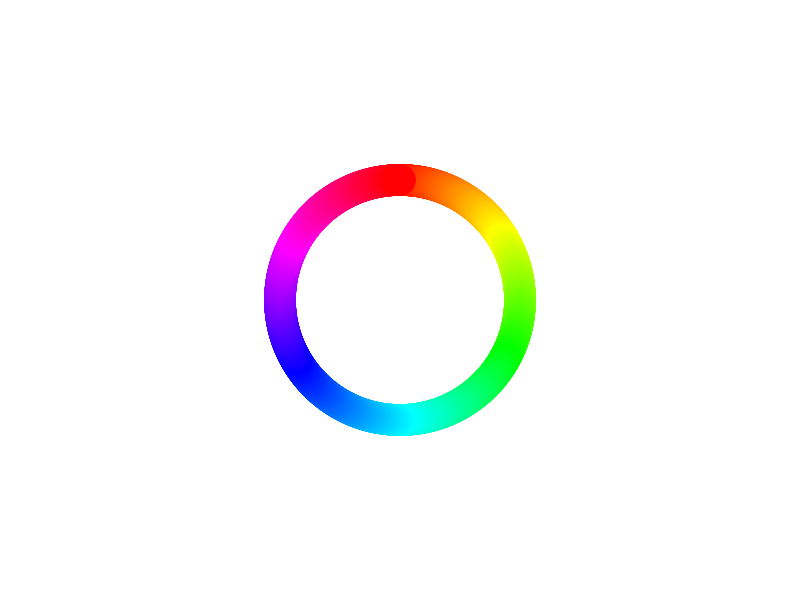

Source code (R):
## ---- chunk 1

# Load required libraries
library(ggplot2)

# Create a data frame of angles and radii
angles <- seq(0, 360, by = 0.1)
radii <- seq(0.1, 1, by = 0.1)  # Vary the starting point to avoid a point at the center
df <- expand.grid(angle = angles, radius = radii)

# Create ggplot of colored points in polar coordinates
p <- ggplot(df, aes(x = angle, y = radius, color = angle, alpha = radius)) +
  geom_point(size = 8) +
  scale_color_gradientn(colors = rainbow(360)) +
  scale_alpha_continuous(range = c(1, 0.1)) +
  coord_polar(theta = "x") +
  theme_void() +
  theme(axis.text = element_blank(),
        axis.title = element_blank(),
        axis.ticks = element_blank(),
        legend.position = "none")
  

#### Alternative

# Create a data frame of angles from 0 to 360
angles <- seq(0, 360, by = 0.2)
df <- data.frame(angle = angles)

# Create ggplot of colored points in polar coordinates
p <- ggplot(df, aes(x = angle, y = 1, color = angle)) +
  geom_point(size = 10) +
  scale_color_gradientn(colors = rainbow(360)) +
  coord_polar(theta = "x") +
  theme_void() +
  theme(axis.text = element_blank(),
        axis.title = element_blank(),
        axis.ticks = element_blank(),
        legend.position = "none")

